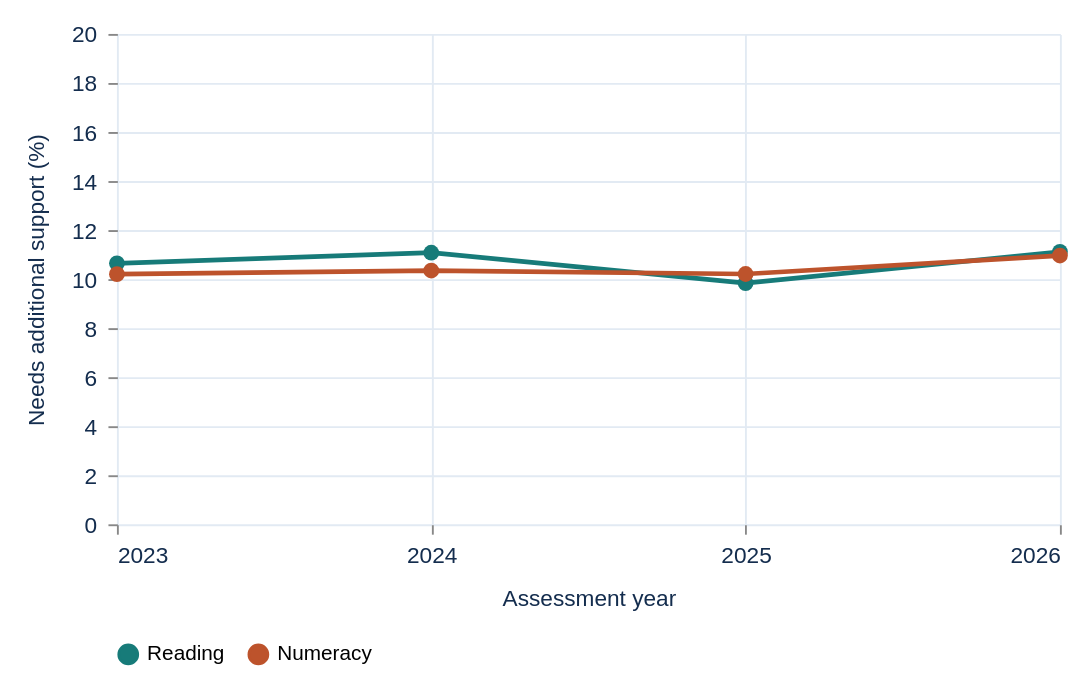

Describe this chart as a Vega-Lite specification.
### Vega-Lite specification from a JSON file in a GitHub repository (floating-point values rounded to 4 significant figures)
{"$schema": "https://vega.github.io/schema/vega-lite/v5.json", "background": "transparent", "padding": 12, "config": {"font": "Arial", "view": {"stroke": null}, "axis": {"labelFontSize": 12, "titleFontSize": 12, "titleFontWeight": "normal", "labelColor": "#142d4e", "titleColor": "#142d4e", "domain": false, "gridColor": "#e2eaf3", "labelPadding": 6, "titlePadding": 12}, "legend": {"orient": "bottom", "titleLimit": 300, "labelLimit": 220, "labelFontSize": 11, "titleFontSize": 11, "titleFontWeight": "normal"}, "title": {"anchor": "start", "fontSize": 14, "color": "#142d4e"}}, "width": 500, "height": 260, "data": {"values": [{"year": 2023, "subject": "Reading", "support": 10.65}, {"year": 2023, "subject": "Numeracy", "support": 10.2}, {"year": 2024, "subject": "Reading", "support": 11.08}, {"year": 2024, "subject": "Numeracy", "support": 10.35}, {"year": 2025, "subject": "Reading", "support": 9.837}, {"year": 2025, "subject": "Numeracy", "support": 10.21}, {"year": 2026, "subject": "Reading", "support": 11.11}, {"year": 2026, "subject": "Numeracy", "support": 10.96}]}, "mark": {"type": "line", "point": {"filled": true, "size": 70}, "strokeWidth": 2.5}, "encoding": {"x": {"field": "year", "type": "quantitative", "title": "Assessment year", "axis": {"format": "d", "values": [2023, 2024, 2025, 2026]}}, "y": {"field": "support", "type": "quantitative", "title": "Needs additional support (%)", "scale": {"domain": [0, 20]}}, "color": {"field": "subject", "type": "nominal", "title": null, "scale": {"domain": ["Reading", "Numeracy"], "range": ["#177b79", "#bd532c"]}}, "tooltip": [{"field": "year", "title": "Year", "format": "d"}, {"field": "subject", "title": "Subject"}, {"field": "support", "title": "Needs additional support (%)", "format": ".1f"}]}}
